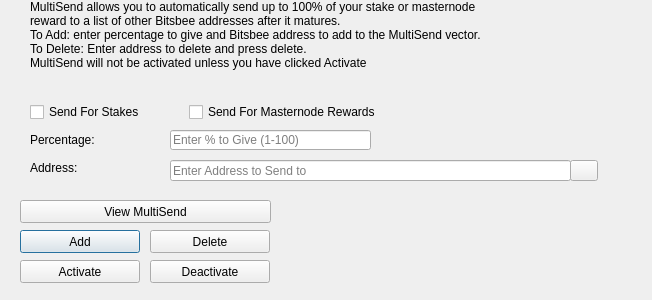
<?xml version="1.0" encoding="UTF-8"?>
<ui version="4.0">
 <class>MultiSendDialog</class>
 <widget class="QDialog" name="MultiSendDialog">
  <property name="windowModality">
   <enum>Qt::NonModal</enum>
  </property>
  <property name="geometry">
   <rect>
    <x>0</x>
    <y>0</y>
    <width>652</width>
    <height>300</height>
   </rect>
  </property>
  <property name="windowTitle">
   <string>MultiSend</string>
  </property>
  <widget class="QLineEdit" name="multiSendPercentEdit">
   <property name="geometry">
    <rect>
     <x>170</x>
     <y>130</y>
     <width>201</width>
     <height>20</height>
    </rect>
   </property>
   <property name="toolTip">
    <string>Enter whole numbers 1 - 100</string>
   </property>
   <property name="placeholderText">
    <string>Enter % to Give (1-100)</string>
   </property>
  </widget>
  <widget class="QLineEdit" name="multiSendAddressEdit">
   <property name="geometry">
    <rect>
     <x>170</x>
     <y>160</y>
     <width>401</width>
     <height>21</height>
    </rect>
   </property>
   <property name="toolTip">
    <string/>
   </property>
   <property name="placeholderText">
    <string>Enter Address to Send to</string>
   </property>
  </widget>
  <widget class="QLabel" name="label_2">
   <property name="geometry">
    <rect>
     <x>30</x>
     <y>0</y>
     <width>451</width>
     <height>121</height>
    </rect>
   </property>
   <property name="lineWidth">
    <number>1</number>
   </property>
   <property name="text">
    <string>MultiSend allows you to automatically send up to 100% of your stake or masternode reward to a list of other Bitsbee addresses after it matures.
To Add: enter percentage to give and Bitsbee address to add to the MultiSend vector.
To Delete: Enter address to delete and press delete.
MultiSend will not be activated unless you have clicked Activate</string>
   </property>
   <property name="alignment">
    <set>Qt::AlignLeading|Qt::AlignLeft|Qt::AlignTop</set>
   </property>
   <property name="wordWrap">
    <bool>true</bool>
   </property>
  </widget>
  <widget class="QLabel" name="message">
   <property name="geometry">
    <rect>
     <x>290</x>
     <y>200</y>
     <width>351</width>
     <height>91</height>
    </rect>
   </property>
   <property name="text">
    <string/>
   </property>
  </widget>
  <widget class="QPushButton" name="addButton">
   <property name="geometry">
    <rect>
     <x>20</x>
     <y>230</y>
     <width>120</width>
     <height>23</height>
    </rect>
   </property>
   <property name="toolTip">
    <string/>
   </property>
   <property name="statusTip">
    <string>Add to MultiSend Vector</string>
   </property>
   <property name="text">
    <string>Add</string>
   </property>
  </widget>
  <widget class="QPushButton" name="disableButton">
   <property name="geometry">
    <rect>
     <x>150</x>
     <y>260</y>
     <width>120</width>
     <height>23</height>
    </rect>
   </property>
   <property name="statusTip">
    <string>Deactivate MultiSend</string>
   </property>
   <property name="text">
    <string>Deactivate</string>
   </property>
  </widget>
  <widget class="QPushButton" name="addressBookButton">
   <property name="geometry">
    <rect>
     <x>570</x>
     <y>160</y>
     <width>28</width>
     <height>21</height>
    </rect>
   </property>
   <property name="toolTip">
    <string>Choose an address from the address book</string>
   </property>
   <property name="text">
    <string/>
   </property>
   <property name="icon">
    <iconset resource="../bitsbee.qrc">
     <normaloff>:/icons/address-book</normaloff>:/icons/address-book</iconset>
   </property>
   <property name="shortcut">
    <string>Alt+A</string>
   </property>
   <property name="autoDefault">
    <bool>false</bool>
   </property>
  </widget>
  <widget class="QLabel" name="label">
   <property name="geometry">
    <rect>
     <x>30</x>
     <y>130</y>
     <width>121</width>
     <height>20</height>
    </rect>
   </property>
   <property name="toolTip">
    <string>Percentage of stake to send</string>
   </property>
   <property name="text">
    <string>Percentage:</string>
   </property>
  </widget>
  <widget class="QLabel" name="label_5">
   <property name="geometry">
    <rect>
     <x>30</x>
     <y>160</y>
     <width>111</width>
     <height>16</height>
    </rect>
   </property>
   <property name="toolTip">
    <string>Address to send portion of stake to</string>
   </property>
   <property name="text">
    <string>Address:</string>
   </property>
  </widget>
  <widget class="QPushButton" name="deleteButton">
   <property name="geometry">
    <rect>
     <x>150</x>
     <y>230</y>
     <width>120</width>
     <height>23</height>
    </rect>
   </property>
   <property name="toolTip">
    <string/>
   </property>
   <property name="statusTip">
    <string>Delete Address From MultiSend Vector</string>
   </property>
   <property name="text">
    <string>Delete</string>
   </property>
  </widget>
  <widget class="QPushButton" name="activateButton">
   <property name="geometry">
    <rect>
     <x>20</x>
     <y>260</y>
     <width>120</width>
     <height>23</height>
    </rect>
   </property>
   <property name="statusTip">
    <string>Activate MultiSend</string>
   </property>
   <property name="text">
    <string>Activate</string>
   </property>
  </widget>
  <widget class="QPushButton" name="viewButton">
   <property name="geometry">
    <rect>
     <x>20</x>
     <y>200</y>
     <width>251</width>
     <height>23</height>
    </rect>
   </property>
   <property name="toolTip">
    <string/>
   </property>
   <property name="statusTip">
    <string>View MultiSend Vector</string>
   </property>
   <property name="text">
    <string>View MultiSend</string>
   </property>
  </widget>
  <widget class="QWidget" name="horizontalLayoutWidget">
   <property name="geometry">
    <rect>
     <x>30</x>
     <y>100</y>
     <width>351</width>
     <height>24</height>
    </rect>
   </property>
   <layout class="QHBoxLayout" name="horizontalLayout">
    <item>
     <widget class="QCheckBox" name="multiSendStakeCheckBox">
      <property name="text">
       <string>Send For Stakes</string>
      </property>
     </widget>
    </item>
    <item>
     <widget class="QCheckBox" name="multiSendMasternodeCheckBox">
      <property name="text">
       <string>Send For Masternode Rewards</string>
      </property>
     </widget>
    </item>
   </layout>
  </widget>
 </widget>
 <resources>
  <include location="../bitsbee.qrc"/>
 </resources>
 <connections/>
</ui>
